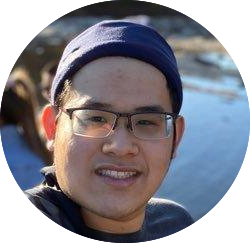
#> input picture test/me_handsome.png, 250 x 243 px
$ python main.py --image_path ../test/me_handsome.png
#> lines starting #> are read from the running program, lines starting #| are printed output that depends on the picture
"""
main.py - module to pixelate images
"""

""" import dependencies """
import os
import argparse
import cv2
import numpy as np
from PIL import Image, ImageFilter
from sklearn.cluster import MiniBatchKMeans

def main(args):
	"""
	main - function to pixelate images
	Input:
		args.image_path		Path to image file
		args.output_path	Path to store pixelated image
	"""
	if args.method is 'filter':
		filter_method(args, 5, 5, 24)
	else:
		kmean_method(args, 5, 6)

def filter_method(args, pixelSize = 5, filter_radius = 7, colors = 24):
	# read iamge
#> called with pixelSize = 5, filter_radius = 5, colors = 24
	image = Image.open(args.image_path).convert('RGB')
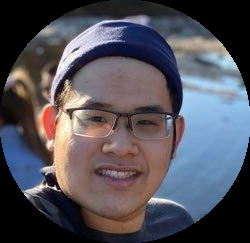
#> image: PIL image 250x243 RGB; mean R, G, B 82.8, 81.5, 89.9

	image = image.filter(ImageFilter.MedianFilter(filter_radius))
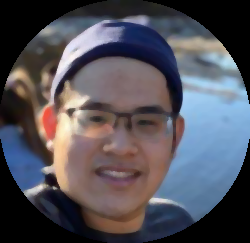
#> image: PIL image 250x243 RGB; mean R, G, B 82.6, 81.3, 89.7
	image = image.convert('P', palette=Image.ADAPTIVE, colors=colors)
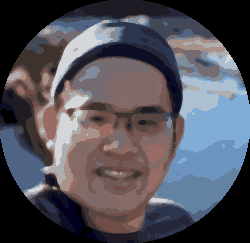
#> image: PIL image 250x243 P; mean R, G, B 81.6, 80.7, 89.4
	image = image.resize((image.size[0]//pixelSize, image.size[1]//pixelSize), Image.CUBIC)
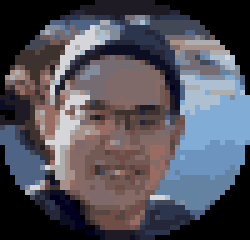
#> image: PIL image 50x48 P (shown 5 times larger); mean R, G, B 81.6, 80.8, 89.6
	image = image.resize((image.size[0]*pixelSize, image.size[1]*pixelSize), Image.CUBIC)
#> image: PIL image 250x240 P
#> (the run stopped early here; a loop or call above may not have finished)
